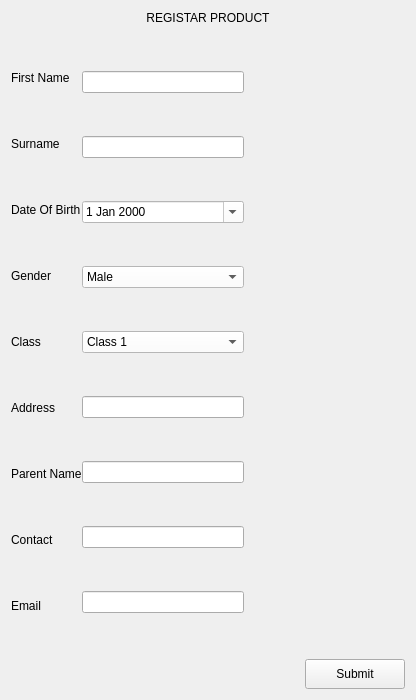
               <widget class="QWidget" name="page_registar">
                <layout class="QVBoxLayout" name="verticalLayout_8">
                 <item>
                  <widget class="QLabel" name="label_11">
                   <property name="text">
                    <string>REGISTAR PRODUCT</string>
                   </property>
                   <property name="alignment">
                    <set>Qt::AlignCenter</set>
                   </property>
                  </widget>
                 </item>
                 <item>
                  <spacer name="verticalSpacer_2">
                   <property name="orientation">
                    <enum>Qt::Vertical</enum>
                   </property>
                   <property name="sizeHint" stdset="0">
                    <size>
                     <width>20</width>
                     <height>40</height>
                    </size>
                   </property>
                  </spacer>
                 </item>
                 <item>
                  <layout class="QHBoxLayout" name="horizontalLayout_4">
                   <property name="spacing">
                    <number>0</number>
                   </property>
                   <item>
                    <layout class="QVBoxLayout" name="verticalLayout_6">
                     <property name="spacing">
                      <number>3</number>
                     </property>
                     <item>
                      <widget class="QLabel" name="label_2">
                       <property name="text">
                        <string>First Name</string>
                       </property>
                      </widget>
                     </item>
                     <item>
                      <spacer name="verticalSpacer_4">
                       <property name="orientation">
                        <enum>Qt::Vertical</enum>
                       </property>
                       <property name="sizeHint" stdset="0">
                        <size>
                         <width>20</width>
                         <height>40</height>
                        </size>
                       </property>
                      </spacer>
                     </item>
                     <item>
                      <widget class="QLabel" name="label_3">
                       <property name="text">
                        <string>Surname</string>
                       </property>
                      </widget>
                     </item>
                     <item>
                      <spacer name="verticalSpacer_6">
                       <property name="orientation">
                        <enum>Qt::Vertical</enum>
                       </property>
                       <property name="sizeHint" stdset="0">
                        <size>
                         <width>20</width>
                         <height>40</height>
                        </size>
                       </property>
                      </spacer>
                     </item>
                     <item>
                      <widget class="QLabel" name="label_4">
                       <property name="text">
                        <string>Date Of Birth</string>
                       </property>
                      </widget>
                     </item>
                     <item>
                      <spacer name="verticalSpacer_8">
                       <property name="orientation">
                        <enum>Qt::Vertical</enum>
                       </property>
                       <property name="sizeHint" stdset="0">
                        <size>
                         <width>20</width>
                         <height>40</height>
                        </size>
                       </property>
                      </spacer>
                     </item>
                     <item>
                      <widget class="QLabel" name="label_5">
                       <property name="text">
                        <string>Gender</string>
                       </property>
                      </widget>
                     </item>
                     <item>
                      <spacer name="verticalSpacer_9">
                       <property name="orientation">
                        <enum>Qt::Vertical</enum>
                       </property>
                       <property name="sizeHint" stdset="0">
                        <size>
                         <width>20</width>
                         <height>40</height>
                        </size>
                       </property>
                      </spacer>
                     </item>
                     <item>
                      <widget class="QLabel" name="label_6">
                       <property name="text">
                        <string>Class</string>
                       </property>
                      </widget>
                     </item>
                     <item>
                      <spacer name="verticalSpacer_11">
                       <property name="orientation">
                        <enum>Qt::Vertical</enum>
                       </property>
                       <property name="sizeHint" stdset="0">
                        <size>
                         <width>20</width>
                         <height>40</height>
                        </size>
                       </property>
                      </spacer>
                     </item>
                     <item>
                      <widget class="QLabel" name="label_7">
                       <property name="text">
                        <string>Address</string>
                       </property>
                      </widget>
                     </item>
                     <item>
                      <spacer name="verticalSpacer_13">
                       <property name="orientation">
                        <enum>Qt::Vertical</enum>
                       </property>
                       <property name="sizeHint" stdset="0">
                        <size>
                         <width>20</width>
                         <height>40</height>
                        </size>
                       </property>
                      </spacer>
                     </item>
                     <item>
                      <widget class="QLabel" name="label_8">
                       <property name="text">
                        <string>Parent Name</string>
                       </property>
                      </widget>
                     </item>
                     <item>
                      <spacer name="verticalSpacer_15">
                       <property name="orientation">
                        <enum>Qt::Vertical</enum>
                       </property>
                       <property name="sizeHint" stdset="0">
                        <size>
                         <width>20</width>
                         <height>40</height>
                        </size>
                       </property>
                      </spacer>
                     </item>
                     <item>
                      <widget class="QLabel" name="label_9">
                       <property name="text">
                        <string>Contact</string>
                       </property>
                      </widget>
                     </item>
                     <item>
                      <spacer name="verticalSpacer_17">
                       <property name="orientation">
                        <enum>Qt::Vertical</enum>
                       </property>
                       <property name="sizeHint" stdset="0">
                        <size>
                         <width>20</width>
                         <height>40</height>
                        </size>
                       </property>
                      </spacer>
                     </item>
                     <item>
                      <widget class="QLabel" name="label_10">
                       <property name="text">
                        <string>Email</string>
                       </property>
                      </widget>
                     </item>
                    </layout>
                   </item>
                   <item>
                    <layout class="QVBoxLayout" name="verticalLayout_7">
                     <property name="spacing">
                      <number>3</number>
                     </property>
                     <item>
                      <widget class="QLineEdit" name="lineEdit"/>
                     </item>
                     <item>
                      <spacer name="verticalSpacer_3">
                       <property name="orientation">
                        <enum>Qt::Vertical</enum>
                       </property>
                       <property name="sizeHint" stdset="0">
                        <size>
                         <width>20</width>
                         <height>40</height>
                        </size>
                       </property>
                      </spacer>
                     </item>
                     <item>
                      <widget class="QLineEdit" name="lineEdit_2"/>
                     </item>
                     <item>
                      <spacer name="verticalSpacer_5">
                       <property name="orientation">
                        <enum>Qt::Vertical</enum>
                       </property>
                       <property name="sizeHint" stdset="0">
                        <size>
                         <width>20</width>
                         <height>40</height>
                        </size>
                       </property>
                      </spacer>
                     </item>
                     <item>
                      <widget class="QDateEdit" name="dateEdit">
                       <property name="cursor">
                        <cursorShape>PointingHandCursor</cursorShape>
                       </property>
                       <property name="styleSheet">
                        <string notr="true">background-color: rgb(255, 255, 255);</string>
                       </property>
                       <property name="inputMethodHints">
                        <set>Qt::ImhNone</set>
                       </property>
                       <property name="calendarPopup">
                        <bool>true</bool>
                       </property>
                      </widget>
                     </item>
                     <item>
                      <spacer name="verticalSpacer_7">
                       <property name="orientation">
                        <enum>Qt::Vertical</enum>
                       </property>
                       <property name="sizeHint" stdset="0">
                        <size>
                         <width>20</width>
                         <height>40</height>
                        </size>
                       </property>
                      </spacer>
                     </item>
                     <item>
                      <widget class="QComboBox" name="comboBox">
                       <property name="cursor">
                        <cursorShape>PointingHandCursor</cursorShape>
                       </property>
                       <property name="styleSheet">
                        <string notr="true">background-color: rgb(255, 255, 255);</string>
                       </property>
                       <item>
                        <property name="text">
                         <string>Male</string>
                        </property>
                       </item>
                       <item>
                        <property name="text">
                         <string>Female</string>
                        </property>
                       </item>
                      </widget>
                     </item>
                     <item>
                      <spacer name="verticalSpacer_10">
                       <property name="orientation">
                        <enum>Qt::Vertical</enum>
                       </property>
                       <property name="sizeHint" stdset="0">
                        <size>
                         <width>20</width>
                         <height>40</height>
                        </size>
                       </property>
                      </spacer>
                     </item>
                     <item>
                      <widget class="QComboBox" name="comboBox_2">
                       <property name="cursor">
                        <cursorShape>PointingHandCursor</cursorShape>
                       </property>
                       <property name="styleSheet">
                        <string notr="true">background-color: rgb(255, 255, 255);</string>
                       </property>
                       <item>
                        <property name="text">
                         <string>Class 1</string>
                        </property>
                       </item>
                       <item>
                        <property name="text">
                         <string>Class 2</string>
                        </property>
                       </item>
                       <item>
                        <property name="text">
                         <string>Class 3</string>
                        </property>
                       </item>
                       <item>
                        <property name="text">
                         <string>Class 4</string>
                        </property>
                       </item>
                       <item>
                        <property name="text">
                         <string>Class 5</string>
                        </property>
                       </item>
                       <item>
                        <property name="text">
                         <string>Class 6</string>
                        </property>
                       </item>
                       <item>
                        <property name="text">
                         <string>JHS 1</string>
                        </property>
                       </item>
                       <item>
                        <property name="text">
                         <string>JHS 2</string>
                        </property>
                       </item>
                       <item>
                        <property name="text">
                         <string>JHS 3</string>
                        </property>
                       </item>
                      </widget>
                     </item>
                     <item>
                      <spacer name="verticalSpacer_12">
                       <property name="orientation">
                        <enum>Qt::Vertical</enum>
                       </property>
                       <property name="sizeHint" stdset="0">
                        <size>
                         <width>20</width>
                         <height>40</height>
                        </size>
                       </property>
                      </spacer>
                     </item>
                     <item>
                      <widget class="QLineEdit" name="lineEdit_5"/>
                     </item>
                     <item>
                      <spacer name="verticalSpacer_14">
                       <property name="orientation">
                        <enum>Qt::Vertical</enum>
                       </property>
                       <property name="sizeHint" stdset="0">
                        <size>
                         <width>20</width>
                         <height>40</height>
                        </size>
                       </property>
                      </spacer>
                     </item>
                     <item>
                      <widget class="QLineEdit" name="lineEdit_7"/>
                     </item>
                     <item>
                      <spacer name="verticalSpacer_16">
                       <property name="orientation">
                        <enum>Qt::Vertical</enum>
                       </property>
                       <property name="sizeHint" stdset="0">
                        <size>
                         <width>20</width>
                         <height>40</height>
                        </size>
                       </property>
                      </spacer>
                     </item>
                     <item>
                      <widget class="QLineEdit" name="lineEdit_8"/>
                     </item>
                     <item>
                      <spacer name="verticalSpacer_18">
                       <property name="orientation">
                        <enum>Qt::Vertical</enum>
                       </property>
                       <property name="sizeHint" stdset="0">
                        <size>
                         <width>20</width>
                         <height>40</height>
                        </size>
                       </property>
                      </spacer>
                     </item>
                     <item>
                      <widget class="QLineEdit" name="lineEdit_6"/>
                     </item>
                    </layout>
                   </item>
                   <item>
                    <spacer name="horizontalSpacer_5">
                     <property name="orientation">
                      <enum>Qt::Horizontal</enum>
                     </property>
                     <property name="sizeHint" stdset="0">
                      <size>
                       <width>40</width>
                       <height>20</height>
                      </size>
                     </property>
                    </spacer>
                   </item>
                  </layout>
                 </item>
                 <item>
                  <spacer name="verticalSpacer">
                   <property name="orientation">
                    <enum>Qt::Vertical</enum>
                   </property>
                   <property name="sizeHint" stdset="0">
                    <size>
                     <width>20</width>
                     <height>40</height>
                    </size>
                   </property>
                  </spacer>
                 </item>
                 <item>
                  <layout class="QHBoxLayout" name="horizontalLayout_5">
                   <item>
                    <widget class="QLabel" name="signal_submit">
                     <property name="minimumSize">
                      <size>
                       <width>200</width>
                       <height>0</height>
                      </size>
                     </property>
                     <property name="text">
                      <string/>
                     </property>
                    </widget>
                   </item>
                   <item>
                    <spacer name="horizontalSpacer_4">
                     <property name="orientation">
                      <enum>Qt::Horizontal</enum>
                     </property>
                     <property name="sizeHint" stdset="0">
                      <size>
                       <width>88</width>
                       <height>20</height>
                      </size>
                     </property>
                    </spacer>
                   </item>
                   <item>
                    <widget class="QPushButton" name="pushButton">
                     <property name="minimumSize">
                      <size>
                       <width>100</width>
                       <height>30</height>
                      </size>
                     </property>
                     <property name="cursor">
                      <cursorShape>PointingHandCursor</cursorShape>
                     </property>
                     <property name="text">
                      <string>Submit</string>
                     </property>
                    </widget>
                   </item>
                  </layout>
                 </item>
                </layout>
               </widget>
